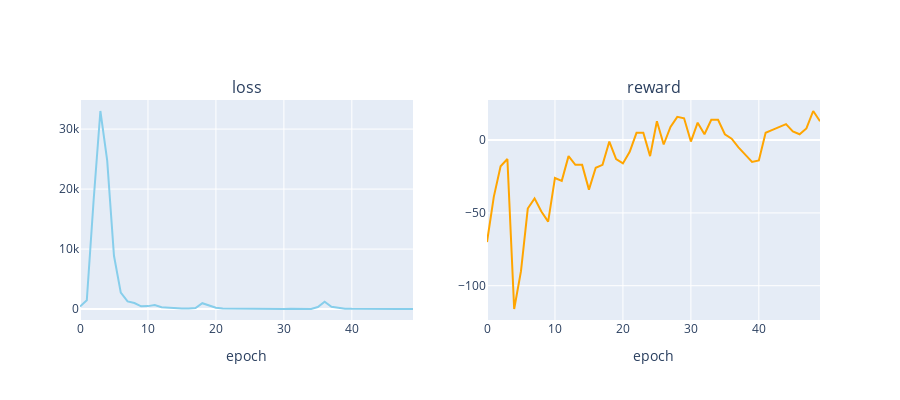

This figure's notebook cell:
### Code cell
plot_loss_reward(total_losses, total_rewards)

### Figure 1 — Plotly figure (JSON) as saved in the notebook; plotly's stock layout.template omitted (floating-point values rounded to 4 significant figures)
{"data": [{"line": {"color": "skyblue"}, "mode": "lines", "type": "scatter", "xaxis": "x", "y": [422.4, 1473.0, 18050.0, 33010.0, 24780.0, 8889.0, 2739.0, 1272.0, 1005.0, 463.1, 494.5, 677.0, 315.2, 220.5, 155.6, 98.43, 102.1, 162.9, 981.0, 622.0, 229.7, 87.82, 69.53, 61.03, 86.11, 50.16, 39.34, 38.77, 37.76, 21.66, 25.5, 68.71, 23.98, 14.89, 22.82, 337.6, 1218.0, 391.3, 189.4, 67.58, 36.35, 50.32, 23.42, 25.84, 21.15, 20.31, 20.4, 18.85, 18.14, 21.72], "yaxis": "y"}, {"line": {"color": "orange"}, "mode": "lines", "type": "scatter", "xaxis": "x2", "y": [-70, -39, -18, -13, -116, -90, -47, -40, -49, -56, -26, -28, -11, -17, -17, -34, -19, -17, -1, -13, -16, -8, 5, 5, -11, 13, -3, 9, 16, 15, -1, 12, 4, 14, 14, 4, 1, -5, -10, -15, -14, 5, 7, 9, 11, 6, 4, 8, 20, 13], "yaxis": "y2"}], "layout": {"annotations": [{"font": {"size": 16}, "showarrow": false, "text": "loss", "x": 0.225, "xanchor": "center", "xref": "paper", "y": 1, "yanchor": "bottom", "yref": "paper"}, {"font": {"size": 16}, "showarrow": false, "text": "reward", "x": 0.775, "xanchor": "center", "xref": "paper", "y": 1, "yanchor": "bottom", "yref": "paper"}], "height": 400, "showlegend": false, "width": 900, "xaxis": {"anchor": "y", "domain": [0, 0.45], "title": {"text": "epoch"}}, "xaxis2": {"anchor": "y2", "domain": [0.55, 1], "title": {"text": "epoch"}}, "yaxis": {"anchor": "x", "domain": [0, 1]}, "yaxis2": {"anchor": "x2", "domain": [0, 1]}}}
